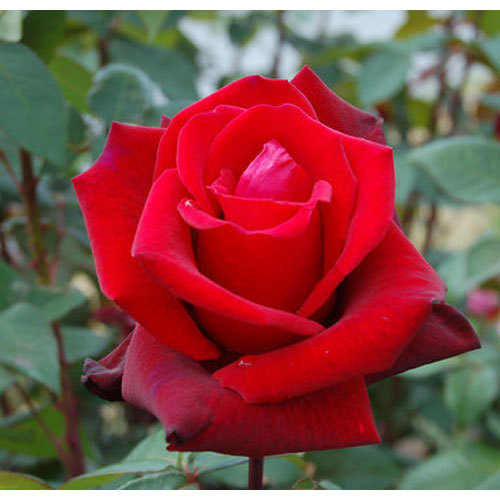
//> input picture AverageHasingforImageRetrivial/Flower/rose1.jpg, 500 x 500 px; its folder holds only this picture in this run
$ ./Source   (built with g++ and OpenCV 4)
//> lines starting //> are read from the running program, lines starting //| are printed output that depends on the picture
#include <opencv2\opencv_modules.hpp>
#include <opencv2\opencv.hpp>
#include <string>
#include <iostream>
#include <fstream>
#include <iterator>

using namespace std;
using namespace cv;

static string bin_to_hex(vector<int> v);

int main()
{
	std::vector<cv::String> vFile;
	cv::glob("Flower", vFile);

	vector<float> value;
	for (int i = 0; i < (int)vFile.size(); i++)
	{
		//Mat src = imread("rose_test.jpg");
		std::string filePath = vFile.at(i);

		Mat src = imread(filePath);
//> src is the input picture: 500 rows x 500 cols, CV_8UC3; mean B, G, R 71.6, 74.4, 133.1

		Mat resizedMat;
		resize(src, resizedMat, Size(32, 32), 0, 0);
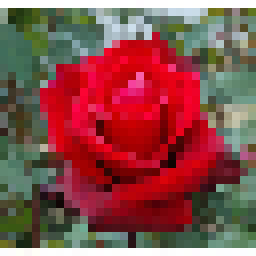
//> resizedMat: 32 rows x 32 cols, CV_8UC3 (shown 8 times larger); mean B, G, R 74.5, 77, 136

		Mat grayMat;
		cvtColor(resizedMat, grayMat, CV_RGB2GRAY);
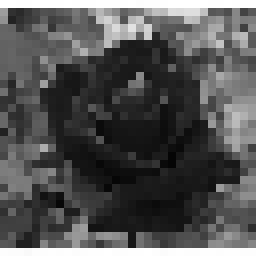
//> grayMat: 32 rows x 32 cols, CV_8UC1 (shown 8 times larger); min 5, max 255, mean 82.9

		Mat grayMatFloat;
		grayMat.convertTo(grayMatFloat, CV_32F);

		Mat dctMat;
		dct(grayMatFloat, dctMat );
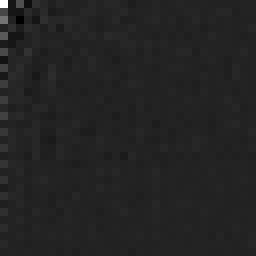
//> dctMat: 32 rows x 32 cols, CV_32FC1 (shown 8 times larger); min -424.1, max 2653.5, mean 7.1; drawn with min black and max white

		//in case inverse
		//dct(dctMat, grayMatFloat, DCT_INVERSE );
		vector<int> bit_value;
		Scalar mean_value = mean(dctMat, Mat());
//> mean_value = Scalar(7.15)

		for (size_t i = 0; i < dctMat.cols; i++)
		{
			for (size_t j = 0; j < dctMat.rows; j++)
			{
				if (dctMat.at<float>(j, i) >= mean_value[0])

				{
					bit_value.push_back(1);
				}
				else
				{
					bit_value.push_back(0);
				}
			}
		}
//> after the loop, bit_value = 1024 values, max 1 at index 0, min 0 at index 3, mean 0.391
		vector<string> hexa_value;

		for (int i = 0; i < 64; i++)
		{
			vector<int> tem_v;
			for (int j = 0; j < 4; j++)
			{
				int k = bit_value.at(i * 4 + j);
				tem_v.push_back(k);

			}
			string tem_str = bin_to_hex(tem_v);
			hexa_value.push_back(tem_str);
		}
//> after the loop, hexa_value = 64 items
		std::ofstream myfile;
		myfile.open("example_dct.txt", ios::out | ios::app | ios::binary);
		myfile << filePath << "   \n";
		myfile << "\n";
		std::ostream_iterator<std::string> output_iterator(myfile, "");
		myfile << "\n";
		std::copy(hexa_value.begin(), hexa_value.end(), output_iterator);
	}


	return 0;
}

string bin_to_hex(vector<int> v)
{
	int result = v[0] * 8 + v[1] * 4 + v[2] * 2 + v[3] * 1;
	if (result <= 9)
	{
		string s = to_string(result);
		return s;
	}
	else
	{
		vector<string> tem_str = { "a","b","c","d","e","f" };
		int k = result - 10;
		string res = tem_str[k];
		return res;
	}


}

$ run again, on AverageHasingforImageRetrivial/Flower/rose_test.jpg
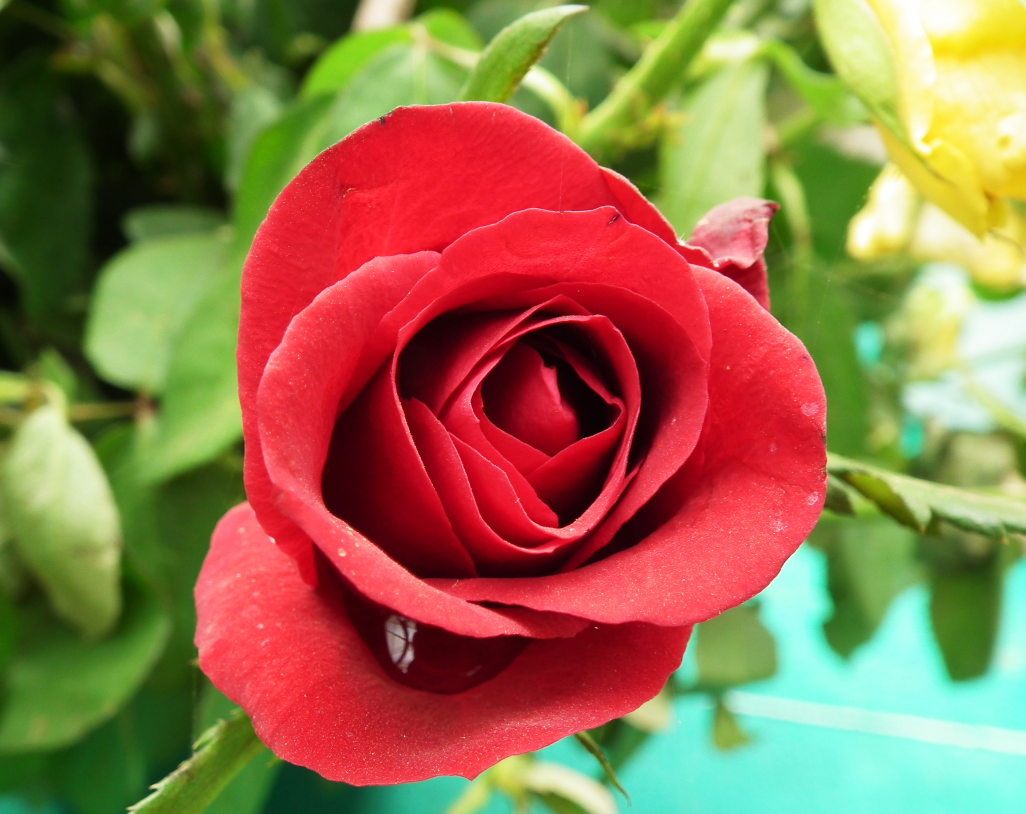
//> input picture AverageHasingforImageRetrivial/Flower/rose_test.jpg, 3076 x 2440 px (shown at 1/3 size)
//> src is the input picture: 2440 rows x 3076 cols, CV_8UC3; mean B, G, R 75.5, 113.8, 149
//> `cvtColor(resizedMat, grayMat, CV_RGB2GRAY);`:
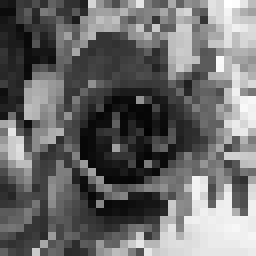
//> grayMat: 32 rows x 32 cols, CV_8UC1 (shown 8 times larger); min 3, max 254, mean 106.8
//> `dct(grayMatFloat, dctMat );`:
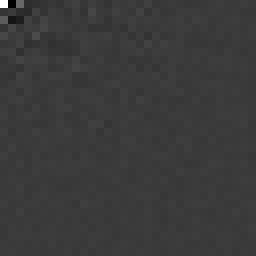
//> dctMat: 32 rows x 32 cols, CV_32FC1 (shown 8 times larger); min -1029.5, max 3417.1, mean 2.1; drawn with min black and max white
//> mean_value = Scalar(2.11)
//> after the loop `for (size_t i = 0; i < dctMat.cols; i++)`: bit_value = 1024 values, max 1 at index 0, min 0 at index 1, mean 0.465
//> after the loop `for (int i = 0; i < 64; i++)`: hexa_value = 64 items

$ run again, on AverageHasingforImageRetrivial/Flower/sunflower1.jpg
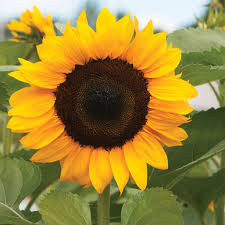
//> input picture AverageHasingforImageRetrivial/Flower/sunflower1.jpg, 225 x 225 px
//> src is the input picture: 225 rows x 225 cols, CV_8UC3; mean B, G, R 57.1, 133.6, 155.1
//> `cvtColor(resizedMat, grayMat, CV_RGB2GRAY);`:
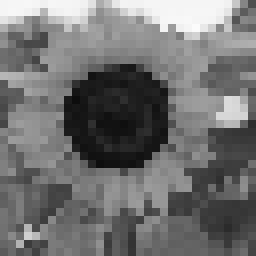
//> grayMat: 32 rows x 32 cols, CV_8UC1 (shown 8 times larger); min 13, max 251, mean 113.1
//> `dct(grayMatFloat, dctMat );`:
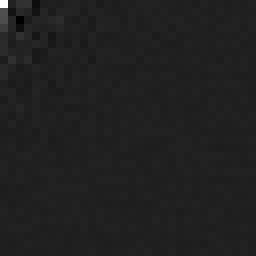
//> dctMat: 32 rows x 32 cols, CV_32FC1 (shown 8 times larger); min -523.6, max 3619.4, mean 6.3; drawn with min black and max white
//> mean_value = Scalar(6.28)
//> after the loop `for (size_t i = 0; i < dctMat.cols; i++)`: bit_value = 1024 values, max 1 at index 0, min 0 at index 7, mean 0.385
//> after the loop `for (int i = 0; i < 64; i++)`: hexa_value = 64 items

$ run again, on AverageHasingforImageRetrivial/Flower/sunflower2.jpg
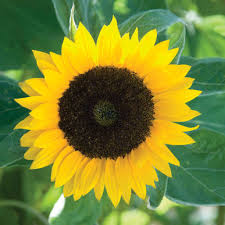
//> input picture AverageHasingforImageRetrivial/Flower/sunflower2.jpg, 225 x 225 px
//> src is the input picture: 225 rows x 225 cols, CV_8UC3; mean B, G, R 48.9, 134, 123.7
//> `cvtColor(resizedMat, grayMat, CV_RGB2GRAY);`:
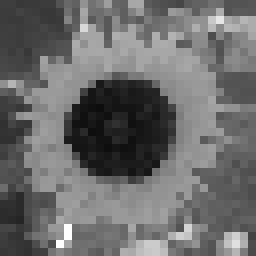
//> grayMat: 32 rows x 32 cols, CV_8UC1 (shown 8 times larger); min 12, max 254, mean 107.3
//> `dct(grayMatFloat, dctMat );`:
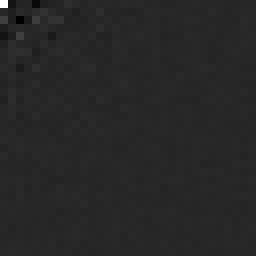
//> dctMat: 32 rows x 32 cols, CV_32FC1 (shown 8 times larger); min -629.2, max 3433.8, mean 2.3; drawn with min black and max white
//> mean_value = Scalar(2.34)
//> after the loop `for (size_t i = 0; i < dctMat.cols; i++)`: bit_value = 1024 values, max 1 at index 0, min 0 at index 3, mean 0.444
//> after the loop `for (int i = 0; i < 64; i++)`: hexa_value = 64 items

$ run again, on AverageHasingforImageRetrivial/Flower/rose2.jpg
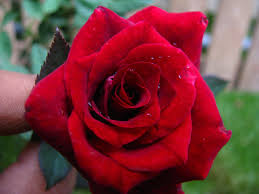
//> input picture AverageHasingforImageRetrivial/Flower/rose2.jpg, 259 x 194 px
//> src is the input picture: 194 rows x 259 cols, CV_8UC3; mean B, G, R 57.6, 53.2, 121.9
//> `cvtColor(resizedMat, grayMat, CV_RGB2GRAY);`:
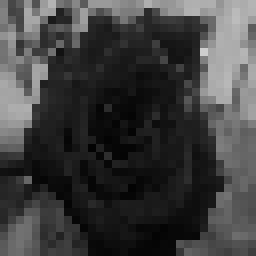
//> grayMat: 32 rows x 32 cols, CV_8UC1 (shown 8 times larger); min 3, max 206, mean 62.2
//> `dct(grayMatFloat, dctMat );`:
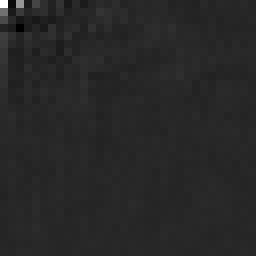
//> dctMat: 32 rows x 32 cols, CV_32FC1 (shown 8 times larger); min -365.3, max 1991.2, mean 3.7; drawn with min black and max white
//> mean_value = Scalar(3.71)
//> after the loop `for (size_t i = 0; i < dctMat.cols; i++)`: bit_value = 1024 values, max 1 at index 0, min 0 at index 3, mean 0.43
//> after the loop `for (int i = 0; i < 64; i++)`: hexa_value = 64 items
